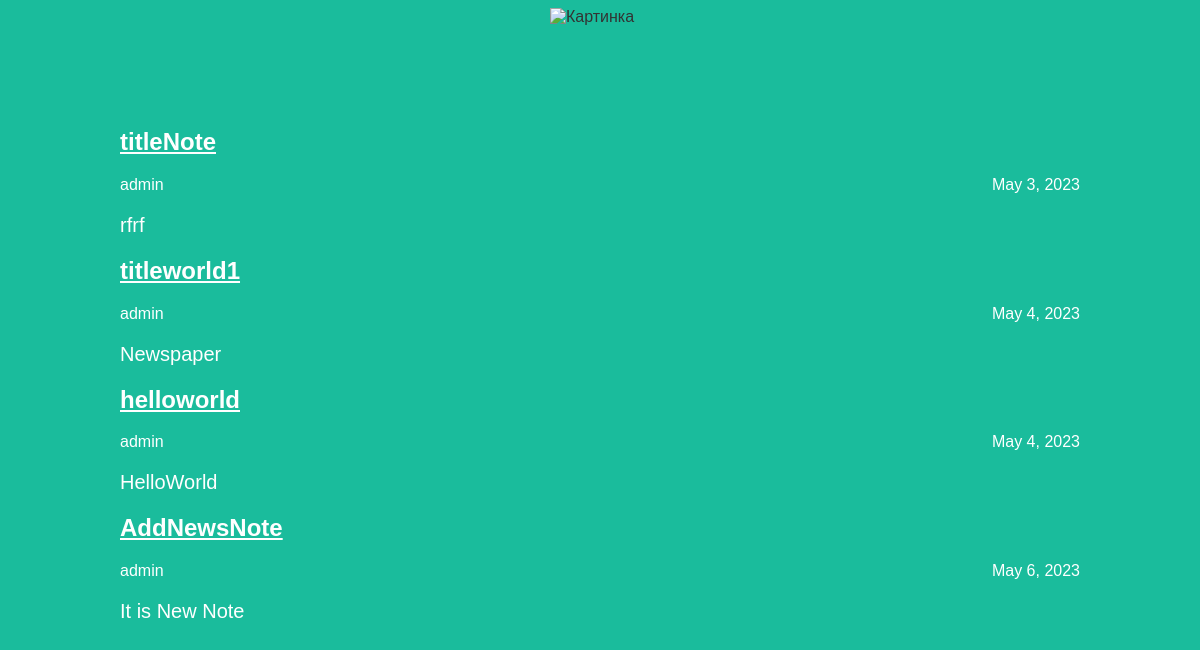
Before: / with the older database file.
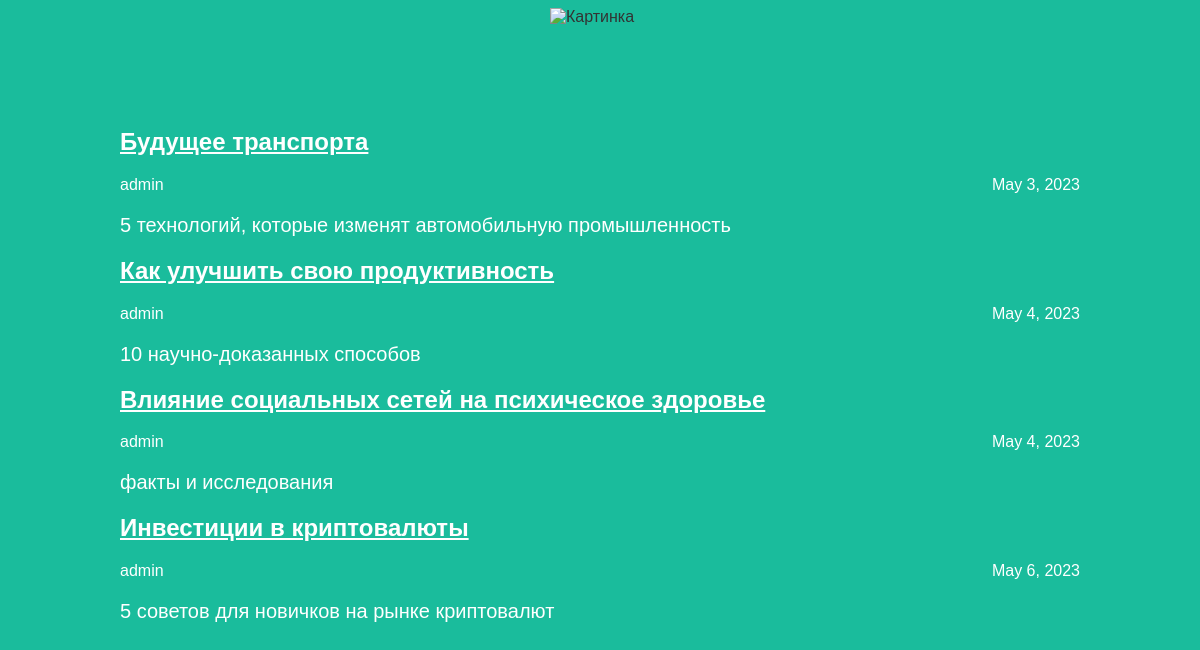
After: the same page with the newer database file.
### articles/models.py (models this page shows, shortened)
class Article(models.Model):
    title = models.CharField(max_length=200)
    author = models.ForeignKey(User, on_delete=models.CASCADE)
    text = models.TextField()
    created_date = models.DateField(auto_now_add=True)
    def get_excerpt(self):
        return self.text[:140] + "..." if len(self.text) > 140 else self.text

### articles/views.py (the view)
# urls.py: path('', views.archive, name='archive'),
def archive(request):
    return render(request, 'archive.html', {"posts": Article.objects.all()})

### articles/templates/archive.html (shortened to what this page needs)
<!DOCTYPE html>
<html>
<head>
    <link rel="stylesheet" href="/static/css/article.css">
</head>
<body class="archive">
<div class="header">
    {% load static %}
    <img src="{% static 'img/logo.png' %}" alt="Картинка" />
</div>
<div class="archive">
    {% for post in posts %}
    <div class="one-post">
        <h2 class="post-title">
            <a href="http://127.0.0.1:8000/article/{{post.id}}">{{post.title}}</a>
        </h2>
        <div class="article-info">
            <div class="article-author">{{post.author.username}}</div>
            <div class="article-created-date">{{post.created_date}}</div>
        </div>
        <p class="article-text">{{post.get_excerpt}}</p>
</div>
{% endfor %}
</div>
</body>
</html>

### articles/static/css/article.css (style rules this page uses)
body { background: #1abc9c; font-family: Tahoma, Arial, sans-serif; color: #333; }
p, h4 { font-size: 20px; margin-bottom: 0; }
img { height: 30px; width: auto; }
.header img { display: block; width: 100px; height: 100px; margin-left: auto; margin-right: auto; }
.archive { width: 960px; margin-left: auto; margin-right: auto; }
.post-title a { color: #ffffff; }
.article-author { width: 50%; float: left; }
p.article-text { color: white; }
div.article-author { color: white; }
div.article-created-date { color: white; }
h2.post-title { color: white; }
a { color: white; }
.article-created-date { text-align: right; }

Changed rows visible on the page:
changed Article: title "titleNote" → "Будущее транспорта"; get_excerpt "rfrf" → "5 технологий, которые изменят автомобильную промышленность"
changed Article: title "titleworld1" → "Как улучшить свою продуктивность"; get_excerpt "Newspaper" → "10 научно-доказанных способов"
changed Article: title "helloworld" → "Влияние социальных сетей на психическое здоровье"; get_excerpt "HelloWorld" → "факты и исследования"
changed Article: title "AddNewsNote" → "Инвестиции в криптовалюты"; get_excerpt "It is New Note" → "5 советов для новичков на рынке криптовалют"
